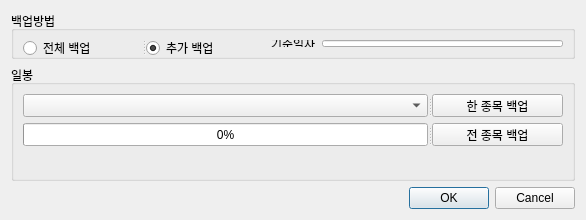
<?xml version="1.0" encoding="UTF-8"?>
<ui version="4.0">
 <class>Dialog</class>
 <widget class="QDialog" name="Dialog">
  <property name="geometry">
   <rect>
    <x>0</x>
    <y>0</y>
    <width>586</width>
    <height>220</height>
   </rect>
  </property>
  <property name="windowTitle">
   <string>종목별투자자정보 백업</string>
  </property>
  <layout class="QGridLayout" name="gridLayout_2">
   <item row="0" column="0">
    <widget class="QGroupBox" name="groupBox_3">
     <property name="minimumSize">
      <size>
       <width>0</width>
       <height>48</height>
      </size>
     </property>
     <property name="maximumSize">
      <size>
       <width>16777215</width>
       <height>48</height>
      </size>
     </property>
     <property name="title">
      <string>백업방법</string>
     </property>
     <layout class="QGridLayout" name="gridLayout_3">
      <item row="0" column="0">
       <widget class="QSplitter" name="splitter">
        <property name="minimumSize">
         <size>
          <width>150</width>
          <height>16</height>
         </size>
        </property>
        <property name="maximumSize">
         <size>
          <width>16777215</width>
          <height>16777215</height>
         </size>
        </property>
        <property name="orientation">
         <enum>Qt::Horizontal</enum>
        </property>
        <widget class="QRadioButton" name="radioButton_all">
         <property name="text">
          <string>전체 백업</string>
         </property>
        </widget>
        <widget class="QRadioButton" name="radioButton_inc">
         <property name="text">
          <string>추가 백업</string>
         </property>
         <property name="checked">
          <bool>true</bool>
         </property>
        </widget>
       </widget>
      </item>
      <item row="0" column="2">
       <widget class="QLineEdit" name="lineEdit_date"/>
      </item>
      <item row="0" column="1">
       <widget class="QLabel" name="label">
        <property name="text">
         <string>기준일자</string>
        </property>
       </widget>
      </item>
     </layout>
    </widget>
   </item>
   <item row="1" column="0">
    <widget class="QGroupBox" name="groupBox">
     <property name="title">
      <string>일봉</string>
     </property>
     <layout class="QGridLayout" name="gridLayout">
      <item row="0" column="0">
       <widget class="QSplitter" name="splitter_2">
        <property name="orientation">
         <enum>Qt::Horizontal</enum>
        </property>
        <widget class="QComboBox" name="comboBox"/>
        <widget class="QPushButton" name="pushButton">
         <property name="minimumSize">
          <size>
           <width>131</width>
           <height>23</height>
          </size>
         </property>
         <property name="maximumSize">
          <size>
           <width>131</width>
           <height>23</height>
          </size>
         </property>
         <property name="text">
          <string>한 종목 백업</string>
         </property>
        </widget>
       </widget>
      </item>
      <item row="1" column="0">
       <widget class="QSplitter" name="splitter_3">
        <property name="orientation">
         <enum>Qt::Horizontal</enum>
        </property>
        <widget class="QProgressBar" name="progressBar">
         <property name="value">
          <number>0</number>
         </property>
        </widget>
        <widget class="QPushButton" name="pushButton_2">
         <property name="minimumSize">
          <size>
           <width>131</width>
           <height>23</height>
          </size>
         </property>
         <property name="maximumSize">
          <size>
           <width>131</width>
           <height>23</height>
          </size>
         </property>
         <property name="text">
          <string>전 종목 백업</string>
         </property>
        </widget>
       </widget>
      </item>
      <item row="2" column="0">
       <widget class="QLabel" name="label_codename">
        <property name="text">
         <string/>
        </property>
       </widget>
      </item>
     </layout>
    </widget>
   </item>
   <item row="2" column="0">
    <widget class="QDialogButtonBox" name="buttonBox">
     <property name="orientation">
      <enum>Qt::Horizontal</enum>
     </property>
     <property name="standardButtons">
      <set>QDialogButtonBox::Cancel|QDialogButtonBox::Ok</set>
     </property>
    </widget>
   </item>
  </layout>
 </widget>
 <resources/>
 <connections>
  <connection>
   <sender>buttonBox</sender>
   <signal>accepted()</signal>
   <receiver>Dialog</receiver>
   <slot>accept()</slot>
   <hints>
    <hint type="sourcelabel">
     <x>257</x>
     <y>210</y>
    </hint>
    <hint type="destinationlabel">
     <x>157</x>
     <y>274</y>
    </hint>
   </hints>
  </connection>
  <connection>
   <sender>buttonBox</sender>
   <signal>rejected()</signal>
   <receiver>Dialog</receiver>
   <slot>reject()</slot>
   <hints>
    <hint type="sourcelabel">
     <x>325</x>
     <y>210</y>
    </hint>
    <hint type="destinationlabel">
     <x>286</x>
     <y>274</y>
    </hint>
   </hints>
  </connection>
  <connection>
   <sender>pushButton</sender>
   <signal>clicked()</signal>
   <receiver>Dialog</receiver>
   <slot>Backup_One()</slot>
   <hints>
    <hint type="sourcelabel">
     <x>457</x>
     <y>107</y>
    </hint>
    <hint type="destinationlabel">
     <x>460</x>
     <y>-17</y>
    </hint>
   </hints>
  </connection>
  <connection>
   <sender>pushButton_2</sender>
   <signal>clicked()</signal>
   <receiver>Dialog</receiver>
   <slot>Backup_All()</slot>
   <hints>
    <hint type="sourcelabel">
     <x>489</x>
     <y>146</y>
    </hint>
    <hint type="destinationlabel">
     <x>377</x>
     <y>-13</y>
    </hint>
   </hints>
  </connection>
 </connections>
 <slots>
  <slot>Backup_One()</slot>
  <slot>Backup_All()</slot>
 </slots>
</ui>
